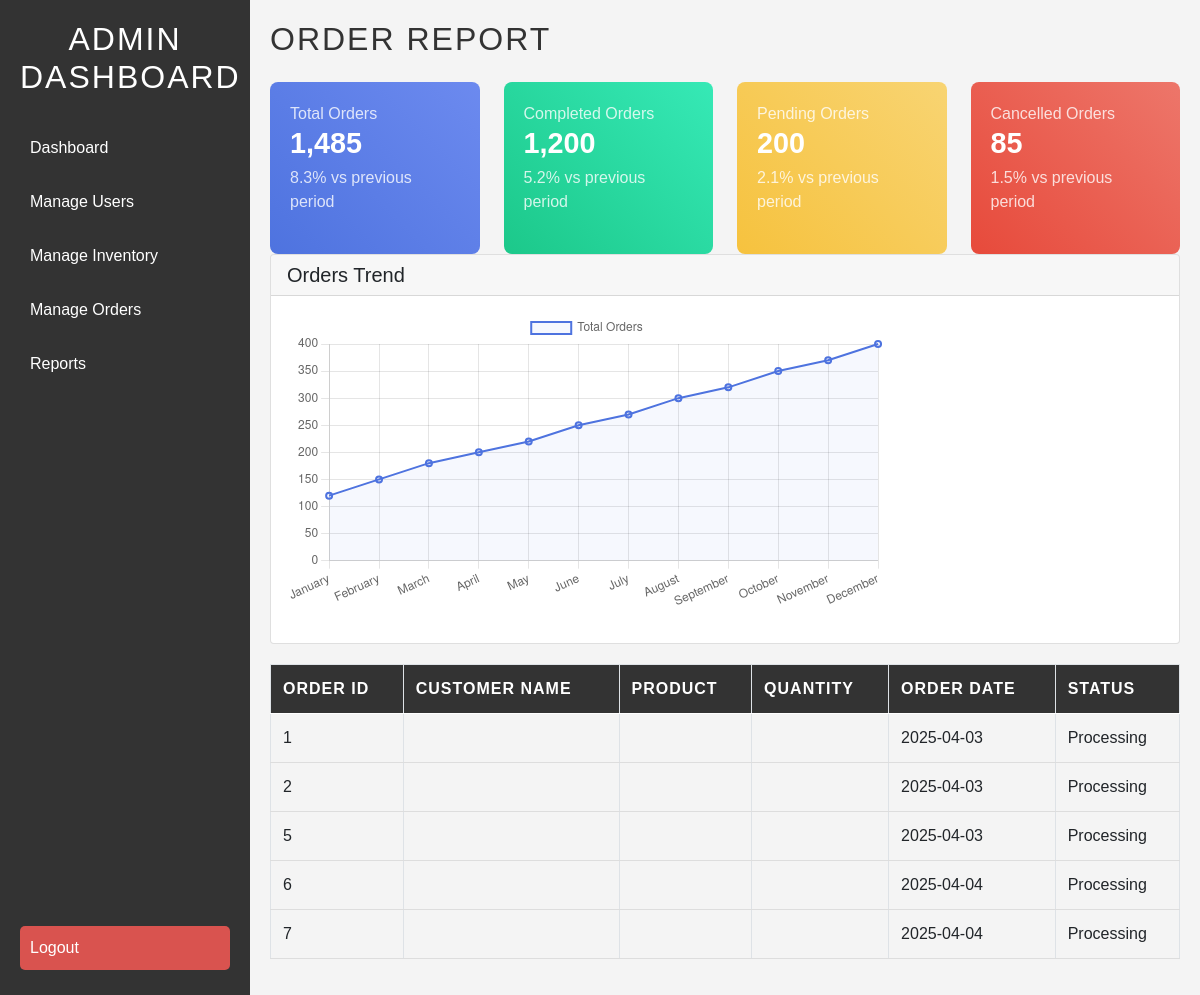
Screenshot of /warehouse/warehouse/order_report.php (signed in) with the database file from the repository.
### tables this page shows
CREATE TABLE `orders` (
  `id` int(11) NOT NULL,
  `customer_id` int(11) NOT NULL,
  `order_date` date NOT NULL,
  `total_amount` decimal(10,2) NOT NULL DEFAULT 0.00,
  `payment_status` enum('Pending','Paid','Failed','Refunded') NOT NULL DEFAULT 'Pending',
  `status` enum('Pending','Processing','Completed','Cancelled') NOT NULL DEFAULT 'Pending',
  `created_at` timestamp NOT NULL DEFAULT current_timestamp(),
  `updated_at` timestamp NOT NULL DEFAULT current_timestamp() ON UPDATE current_timestamp()
);

### warehouse/warehouse/order_report.php (the view, shortened to what this page needs)
<?php
include 'db.php';
$query = "SELECT * FROM orders";
$result = $conn->query($query);
?>
<!DOCTYPE html>
<html lang="en">
<head>
    <link href="https://cdn.jsdelivr.net/npm/bootstrap@5.0.2/dist/css/bootstrap.min.css" rel="stylesheet">
</head>
<body>
<div class="sidebar">
    <h2>Admin Dashboard</h2>
    <a href="admin_dashboard.php">Dashboard</a>
    <a href="manage_users.php">Manage Users</a>
    <a href="inventory.php">Manage Inventory</a>
    <a href="orders.php">Manage Orders</a>
    <a href="reports.php">Reports</a>
    <a href="warehouse_logout.php" class="logout">Logout</a>
</div>
<div class="main-content">
    <h1>Order Report</h1>
    <?php if (isset($error)): ?>
        <div class="alert alert-danger" role="alert">
            Error: <?php echo $error; ?>
        </div>
    <?php else: ?>
        <div class="row">
            <div class="col-lg-3 col-md-6">
                <div class="summary-card blue-gradient position-relative">
                    <div>
                        <p>Total Orders</p>
                        <h3>1,485</h3>
                        <p><span class="text-white"><i class="fas fa-arrow-up"></i> 8.3%</span> vs previous period</p>
                    </div>
                </div>
            </div>
            <div class="col-lg-3 col-md-6">
                <div class="summary-card green-gradient position-relative">
                    <div>
                        <p>Completed Orders</p>
                        <h3>1,200</h3>
                        <p><span class="text-white"><i class="fas fa-arrow-up"></i> 5.2%</span> vs previous period</p>
                    </div>
                </div>
            </div>
            <div class="col-lg-3 col-md-6">
                <div class="summary-card yellow-gradient position-relative">
                    <div>
                        <p>Pending Orders</p>
                        <h3>200</h3>
                        <p><span class="text-white"><i class="fas fa-arrow-down"></i> 2.1%</span> vs previous period</p>
                    </div>
                </div>
            </div>
            <div class="col-lg-3 col-md-6">
                <div class="summary-card red-gradient position-relative">
                    <div>
                        <p>Cancelled Orders</p>
                        <h3>85</h3>
                        <p><span class="text-white"><i class="fas fa-arrow-up"></i> 1.5%</span> vs previous period</p>
                    </div>
                </div>
            </div>
        </div>
        <div class="card">
            <div class="card-header">
                <h5 class="m-0">Orders Trend</h5>
            </div>
            <div class="card-body">
                <div class="chart-container">
                    <canvas id="ordersTrendChart"></canvas>
                </div>
            </div>
        </div>
        <table class="table table-bordered">
            <thead class="bg-dark text-light">
                <tr>
                    <th>Order ID</th>
                    <th>Customer Name</th>
                    <th>Product</th>
                    <th>Quantity</th>
                    <th>Order Date</th>
                    <th>Status</th>
                </tr>
            </thead>
            <tbody>
                <?php while ($row = $result->fetch_assoc()) { ?>
                    <tr>
                        <td><?php echo $row['id']; ?></td>
                        <td><?php echo $row['customer_name']; ?></td>
                        <td><?php echo $row['product']; ?></td>
                        <td><?php echo $row['quantity']; ?></td>
                        <td><?php echo $row['order_date']; ?></td>
                        <td><?php echo $row['status']; ?></td>
                    </tr>
                <?php } ?>
            </tbody>
        </table>
    <?php endif; ?>
</div>
<script>
    // Orders Trend Chart
    const ctx = document.getElementById('ordersTrendChart').getContext('2d');
    const ordersTrendChart = new Chart(ctx, {
        type: 'line',
        data: {
            labels: ['January', 'February', 'March', 'April', 'May', 'June', 'July', 'August', 'September', 'October', 'November', 'December'],
            datasets: [{
                label: 'Total Orders',
                data: [120, 150, 180, 200, 220, 250, 270, 300, 320, 350, 370, 400],
                backgroundColor: 'rgba(78, 115, 223, 0.05)',
                borderColor: 'rgba(78, 115, 223, 1)',
                borderWidth: 2,
                fill: true
            }]
        },
        options: {
            responsive: true,
            scales: {
                x: {
                    beginAtZero: true
                },
                y: {
                    beginAtZero: true
                }
            }
        }
    });
</script>
</body>
</html>

### warehouse/warehouse/order_report.php (style rules this page uses)
body { font-family: 'Arial', sans-serif; background-color: #f4f4f4; margin: 0; padding: 0; display: flex; height: 100vh; }
.sidebar { width: 250px; background-color: #333; color: white; display: flex; flex-direction: column; padding: 20px; }
.sidebar h2 { text-align: center; margin-bottom: 1.5rem; color: #fff; text-transform: uppercase; letter-spacing: 2px; }
.sidebar a { color: white; text-decoration: none; padding: 10px; margin: 5px 0; display: block; border-radius: 5px; transition: background 0.3s ease; }
.sidebar .logout { margin-top: auto; background-color: #d9534f; }
.main-content { flex: 1; padding: 20px; overflow-y: auto; }
.main-content h1 { margin-bottom: 1.5rem; color: #333; text-transform: uppercase; letter-spacing: 2px; font-size: 2rem; }
.summary-card { padding: 20px; border-radius: 8px; color: white; height: 100%; margin-bottom: 20px; }
.summary-card h3 { font-size: 1.8rem; font-weight: 700; margin-bottom: 5px; }
.summary-card p { margin: 0; opacity: 0.8; }
.blue-gradient { background: linear-gradient(45deg, #4e73df, #6c8aef); }
.green-gradient { background: linear-gradient(45deg, #1cc88a, #36e9b6); }
.yellow-gradient { background: linear-gradient(45deg, #f6c23e, #f8d472); }
.red-gradient { background: linear-gradient(45deg, #e74a3b, #ed766a); }
.table { margin-top: 20px; border-collapse: collapse; width: 100%; }
.table th, .table td { padding: 12px; text-align: left; border-bottom: 1px solid #ddd; }
.table th { background-color: #333; color: #fff; text-transform: uppercase; letter-spacing: 1px; }
.chart-container { position: relative; height: 300px; width: 100%; margin-bottom: 15px; }

### rows the page displays
orders: id "1", order_date "2025-04-03", status "Processing"
orders: id "2", order_date "2025-04-03", status "Processing"
orders: id "5", order_date "2025-04-03", status "Processing"
orders: id "6", order_date "2025-04-04", status "Processing"
orders: id "7", order_date "2025-04-04", status "Processing"
